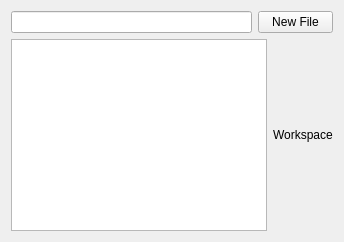
                 <widget class="QWidget" name="tab_21">
                  <attribute name="title">
                   <string>PyFlow</string>
                  </attribute>
                  <layout class="QVBoxLayout" name="verticalLayout_27">
                   <item>
                    <layout class="QHBoxLayout" name="horizontalLayout_15">
                     <property name="topMargin">
                      <number>0</number>
                     </property>
                     <item>
                      <widget class="QLineEdit" name="txtPyflowFile"/>
                     </item>
                     <item>
                      <widget class="QPushButton" name="cmdCreatePyFlow">
                       <property name="maximumSize">
                        <size>
                         <width>75</width>
                         <height>16777215</height>
                        </size>
                       </property>
                       <property name="text">
                        <string>New File</string>
                       </property>
                      </widget>
                     </item>
                    </layout>
                   </item>
                   <item>
                    <layout class="QHBoxLayout" name="horizontalLayout_14">
                     <item>
                      <widget class="QListView" name="listView_2"/>
                     </item>
                     <item>
                      <layout class="QVBoxLayout" name="verticalLayout_26">
                       <item>
                        <widget class="QLabel" name="label_35">
                         <property name="text">
                          <string>Workspace</string>
                         </property>
                        </widget>
                       </item>
                      </layout>
                     </item>
                    </layout>
                   </item>
                  </layout>
                 </widget>
